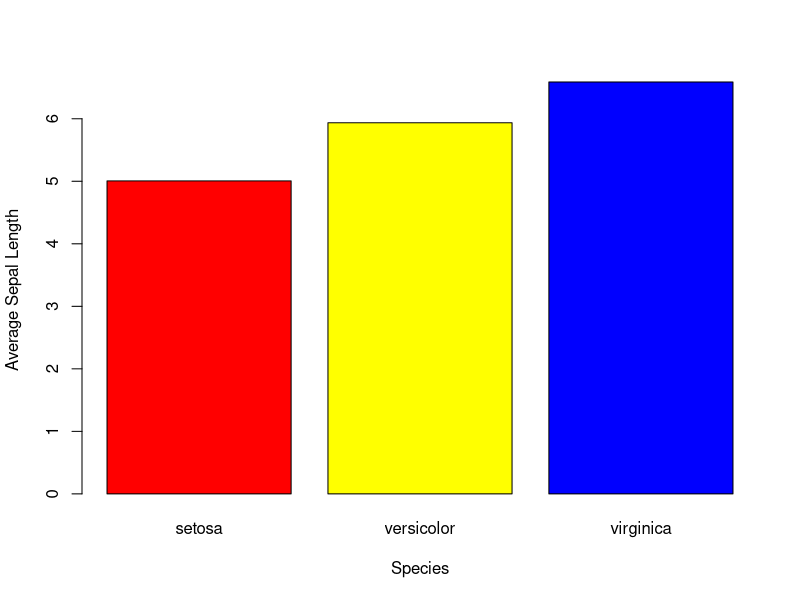

Reproduce this figure in R.
#q1 which are formal arguments, free variables, local variables, global variables?
# Why doesn’t above code throw error trying to square ‘a’?  
b<-3
f<-function(x='a',y){
  x^2 + y/2
  a<-z
}
# b is a global variable, as it is defined outside the scope of any block or function, and is accessible everywhere in the file
# z is a free variable as it is not used within a function,   neither a formal parameter to the function nor defined in the function's body 
# x, y are formal arguments to the function f. Formal because they do not represent the actual values, but just a formalized container which will hold the actual value passed to it while calling it
# a is a local variable, as it is defined inside the scope of function f and is accessible only there
# The code does not give any error, due to a concept called LAZY LOADING. R will store the definition of function f and will only compile and run it when it needs to run it, i.e. when it is called. 

#q2 Give R command to v<-c(1,6,9,7,5,4) to 3x2 matrix. Write down the matrix created.
v<-c(1,6,9,7,5,4)
m<-matrix(v, nrow=3)
# m   (Column Wise filling by default)
# [,1] [,2]
# [1,]    1    6
# [2,]    9    7
# [3,]    5    4

#q3 Given the dataframe (a=c(1,2,3), b=c(4,5,6), c= c(7,8,9)). Write R commands to select the values (4,5,6)
df<-data.frame(a=c(1,2,3), b=c(4,5,6), c= c(7,8,9))
# to select 2nd column
df[,2]
df$b

#q4 Given the dataframe (a=c(1,2,3), b=c(4,5,6), c= c(7,8,9)). What is df[,3]?
df[,3]
# this returns the entire third column
# [1] 7 8 9

#q5 Given the dataframe (a=c(1,2,3), b=c(4,5,6), c= c(7,8,9)). What is df[1,]?
df[1,]
# this returns the entire first row
#   a b c
# 1 1 4 7

#q6 Give syntax for adding inline equation in Rmarkdown. 
# $______$
# This summation expression $\sum_{i=1}^n X_i$ appears inline.


# q7 Write R commands(s) to create a barplot of species –wise avg sepal.length using inbuilt iris dataset

df<-iris
avgLength<-as.data.frame(sapply(iris[,1:4], function(x) tapply(x, iris$Species, mean)))

barplot(height = avgLength$Sepal.Length, 
        names.arg=row.names(avgLength),
        xlab = "Species",
        ylab = "Average Sepal Length",
        col=c("red", "yellow", "blue"),
        width = 0.85
        )
# q8 Given that out of previous 300 coin tosses, 100 resulted in head. Give R command to test the hypothesis that probability of getting a head in next coin toss is 0.3? 
p<-prop.test(100,300,p = 0.3)
#p value is 0.231, which is greater than the 5% significance level. Hence we accept the hypothesis i.e. we can say p = 0.3 with 95% confidence

#q9 In hypothesis testing question above, what will p-value<.02 in the output for your test indicate? 
## If p value came out to be less than 0.02 which will be less than 0.05(or 5% confidence level), then we reject the null hypothesis, and conclude that there's a significant difference between actual and proposed probabilities

#q10 Give R command to combine multiple strings like “Data”, “Science”, “in” ,“R”, “Programming” as a single string “Data_Science_in_R_Programmming” ? 
paste("Data", "Science", "in", "R", sep = "_")

#q11 What is the difference between "%%" and "%/%"? 
# %% is the modulus operator. It returns the remainder on dividing A by B.
# %/% is the division operator. It returns the result of dividing A by B, as an integer. After removing the fractional part